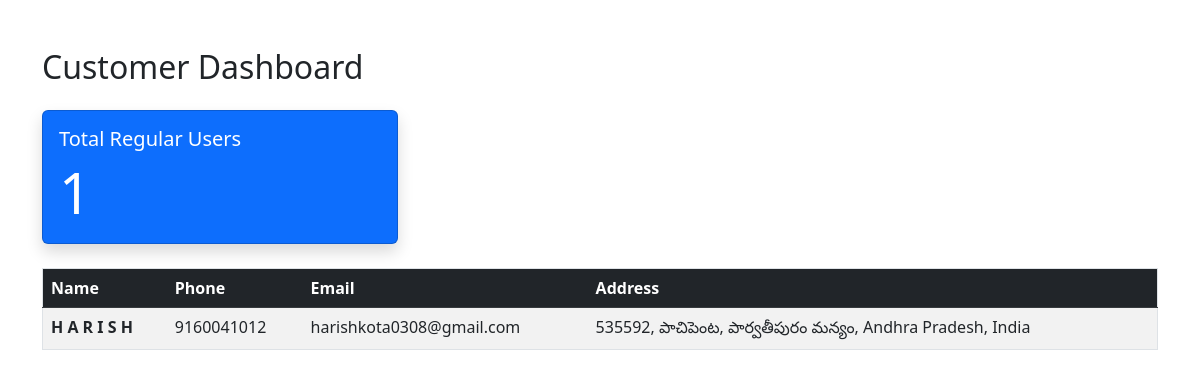
Screenshot of /admin-dashboard/ with the database file from the repository.
### App/models.py (models this page shows, shortened)
class Profile(models.Model):
    user = models.OneToOneField(User, on_delete=models.CASCADE)
    full_name = models.CharField(max_length=100, blank=True)
    profile_image = models.ImageField(upload_to='profile_pics/', default='default.jpg', blank=True)
    delivery_address = models.TextField(blank=True, help_text="Enter your full shipping address for orders.")
    phone_validator = RegexValidator(
        regex=r'^\d{10}$',
        message="Phone number must be exactly 10 digits."
    )
    phone = models.CharField(validators=[phone_validator], max_length=10, blank=True, null=True)

### App/views.py (the view)
# urls.py: path('admin-dashboard/', views.admin_user_dashboard, name='admin_dashboard'),
def admin_user_dashboard(request):
    regular_users_count = User.objects.filter(is_staff=False).count()
    profiles = Profile.objects.select_related('user').filter(user__is_staff=False)
    context = {
        'total_users': regular_users_count,
        'profiles': profiles,
    }
    return render(request, 'admin_dashboard.html', context)

### App/templates/admin_dashboard.html
<link href="https://cdn.jsdelivr.net/npm/bootstrap@5.3.0/dist/css/bootstrap.min.css" rel="stylesheet">
<link rel="stylesheet" href="https://cdn.jsdelivr.net/npm/bootstrap-icons@1.11.0/font/bootstrap-icons.min.css">
<div class="container mt-5">
    <h2 class="mb-4">Customer Dashboard</h2>
    <div class="row">
        <div class="col-md-4">
            <div class="card text-white bg-primary mb-4 shadow">
                <div class="card-body">
                    <h5 class="card-title">Total Regular Users</h5>
                    <p class="card-text display-4">{{ total_users }}</p>
                </div>
            </div>
        </div>
    </div>
    <div class="table-responsive">
        <table class="table table-hover table-striped border">
            <thead class="table-dark">
                <tr>
                    <th>Name</th>
                    <th>Phone</th>
                    <th>Email</th>
                    <th>Address</th>
                </tr>
            </thead>
            <tbody>
                {% for profile in profiles %}
                <tr>
                    <td><strong>{{ profile.full_name }}</strong></td>
                    <td>{{ profile.phone }}</td>
                    <td>{{ profile.user.email }}</td>
                    <td>{{ profile.delivery_address }}</td>
                </tr>
                {% empty %}
                <tr>
                    <td colspan="4" class="text-center">No regular users found.</td>
                </tr>
                {% endfor %}
            </tbody>
        </table>
    </div>
</div>

### rows the page displays
Profile: full_name "H A R I S H", phone "9160041012", user.email "harishkota0308@gmail.com", delivery_address "535592, పాచిపెంట, పార్వతీపురం మన్యం, Andhra Pradesh, India"

### other values shown
{{ total_users }} "1"
